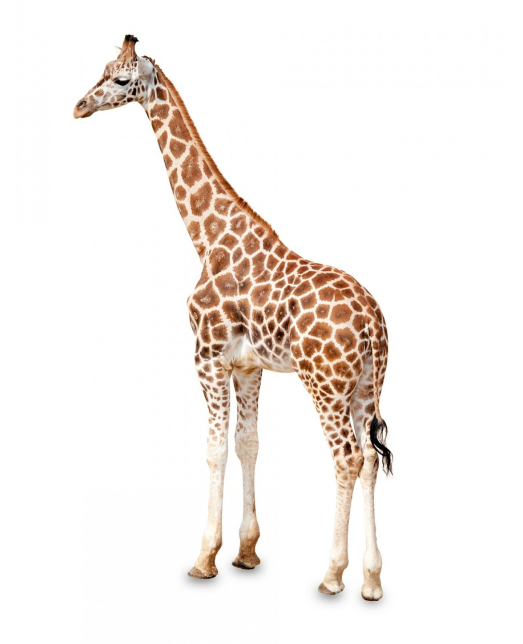
#> input picture files/jirafa.png, 1046 x 1288 px, found by its file name (shown at 1/2 size)
$ python 17-manipulacion-y-procesamiento-de-imagenes.py
#> lines starting #> are read from the running program, lines starting #| are printed output that depends on the picture; after the words box and inside, x2 and y2 are one past the last pixel; in counts of white or black regions, pixels touching at a corner belong together
from PIL import Image, ImageFilter
import cv2
import time


imagen_jirafa = Image.open("/Users/angelisco1/Pronoide/mis-cursos/curso-ibertech-automatizacion-python/curso-automatizacion-python-ibertech/files/jirafa.png")
#> imagen_jirafa is the input picture: PIL image 1046x1288 RGBA; mean R, G, B, A 244.8, 239, 234.9, 255
# imagen_jirafa.show()

# 500, 310

jirafa_recortada = imagen_jirafa.crop((0, 0, 500, 310))
# jirafa_recortada.show()

tamaño_jirafa_recortada = jirafa_recortada.size
#> tamaño_jirafa_recortada = (500, 310)
print(tamaño_jirafa_recortada)
#| (500, 310)

jirafa_recortada_mitad = jirafa_recortada.resize((int(tamaño_jirafa_recortada[0]/2), int(tamaño_jirafa_recortada[1]/2)))
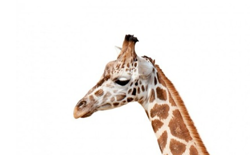
#> jirafa_recortada_mitad: PIL image 250x155 RGBA; mean R, G, B, A 242, 236.1, 232.1, 255
# jirafa_recortada_mitad.show()


jirafa_espejo = jirafa_recortada_mitad.transpose(Image.FLIP_LEFT_RIGHT)
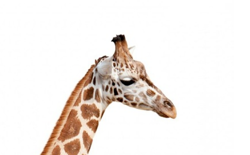
#> jirafa_espejo: PIL image 250x155 RGBA; mean R, G, B, A 242, 236.1, 232.1, 255
# jirafa_espejo.show()

# jirafa_espejo.convert("L").show()


imagen_jirafa = Image.open("/Users/angelisco1/Pronoide/mis-cursos/curso-ibertech-automatizacion-python/curso-automatizacion-python-ibertech/files/jirafa.png").resize((int(imagen_jirafa.size[0]/2), int(imagen_jirafa.size[1]/2)))
#> imagen_jirafa: PIL image 523x644 RGBA
# imagen_jirafa.show()

imagen_contorneada = imagen_jirafa.filter(ImageFilter.CONTOUR)
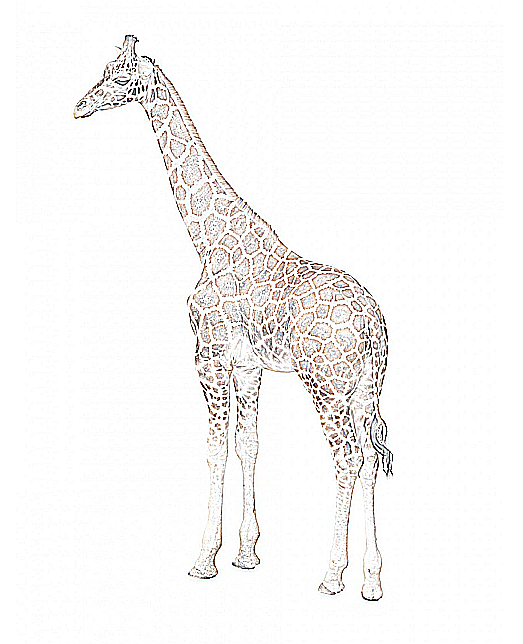
#> imagen_contorneada: PIL image 523x644 RGBA; mean R, G, B, A 248.1, 246.8, 246, 255
# imagen_contorneada.show()

# Aplicar filtro de nitidez
imagen_nitidez = imagen_jirafa.filter(ImageFilter.SHARPEN)
# imagen_nitidez.show()

# Aplicar filtro de desenfoque
imagen_desenfocada = imagen_jirafa.filter(ImageFilter.BLUR)
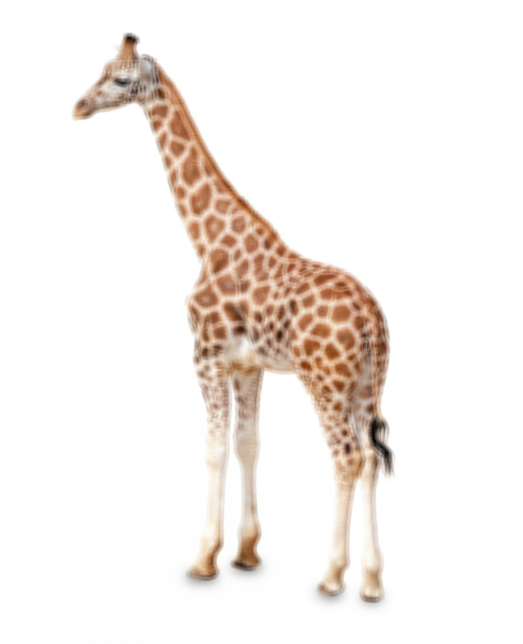
#> imagen_desenfocada: PIL image 523x644 RGBA; mean R, G, B, A 244.9, 239.1, 235, 255
# imagen_desenfocada.show()


imagen_jirafa = cv2.imread("/Users/angelisco1/Pronoide/mis-cursos/curso-ibertech-automatizacion-python/curso-automatizacion-python-ibertech/files/jirafa.png")
#> imagen_jirafa: shape (1288, 1046, 3)

# cv2.imshow("Jirafa normal", imagen_jirafa)
# cv2.waitKey(0)

bordes_jirafa = cv2.Canny(imagen_jirafa, 100, 200)
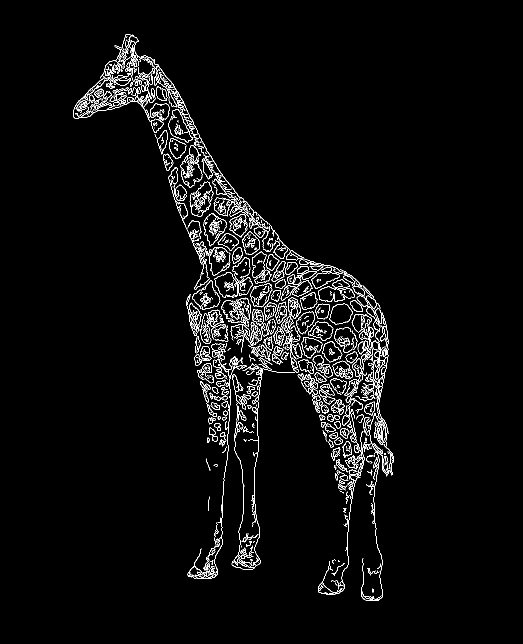
#> bordes_jirafa: shape (1288, 1046) (shown at 1/2 size); 3% white in thin lines or dots, all inside (x1, y1, x2, y2) = (146, 69, 787, 1202)
# cv2.imshow("Jirafa bordes", bordes_jirafa)
# cv2.waitKey(0)

jirafa_desenfocada_cv1 = cv2.GaussianBlur(imagen_jirafa, (13, 13), 0)
# cv2.imshow('Jirafa Desenfoque 5x5 - OpenCV', jirafa_desenfocada_cv1)
# cv2.waitKey(0)

jirafa_desenfocada_cv2 = cv2.GaussianBlur(imagen_jirafa, (3, 3), 0)
# cv2.imshow('Jirafa Desenfoque 2x2 - OpenCV', jirafa_desenfocada_cv2)
# cv2.waitKey(0)
# cv2.destroyAllWindows()

cv2.imshow('Original Jirafa - OpenCV' , imagen_jirafa)
cv2.waitKey(0)


kernel_cv = cv2.getStructuringElement(cv2.MORPH_RECT, (2, 2))

erosion_cv = cv2.erode(imagen_jirafa, kernel_cv, iterations=1)
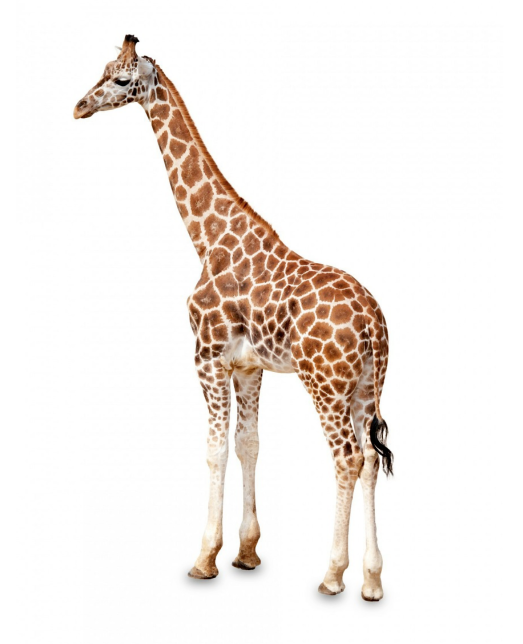
#> erosion_cv: shape (1288, 1046, 3) (shown at 1/2 size); mean B, G, R 232.7, 236.9, 243
# cv2.imshow('Erosión Jirafa - OpenCV' , erosion_cv)
# cv2.waitKey(0)

dilatacion_cv = cv2.dilate(imagen_jirafa, kernel_cv, iterations=1)
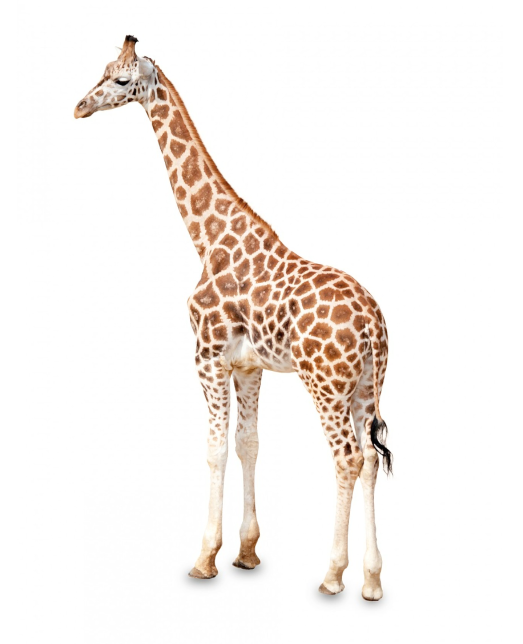
#> dilatacion_cv: shape (1288, 1046, 3) (shown at 1/2 size); mean B, G, R 237.1, 241, 246.5
cv2.imshow('Dilatación Jirafa - OpenCV', dilatacion_cv)
cv2.waitKey(0)
cv2.destroyAllWindows()

$ run again, with files/DianaVisualok.png copied over files/jirafa.png
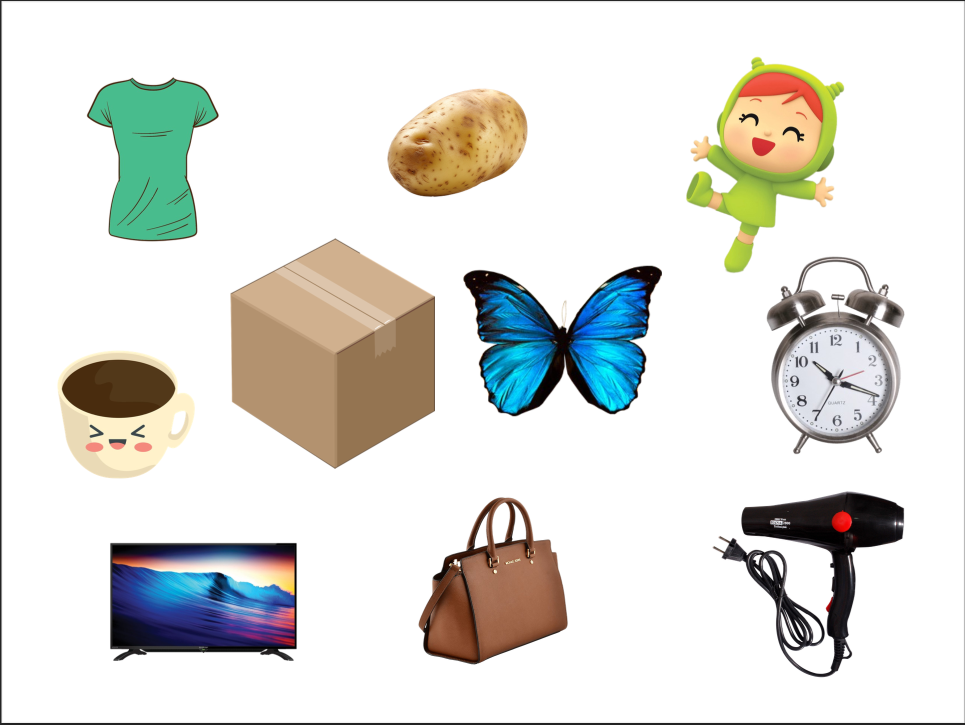
#> input picture files/DianaVisualok.png, 1930 x 1450 px, found by its file name (shown at 1/2 size)
#> imagen_jirafa is the input picture: PIL image 1930x1450 RGBA; mean R, G, B, A 221.9, 222.3, 217.7, 255
#| (500, 310)
#> `bordes_jirafa = cv2.Canny(imagen_jirafa, 100, 200)`:
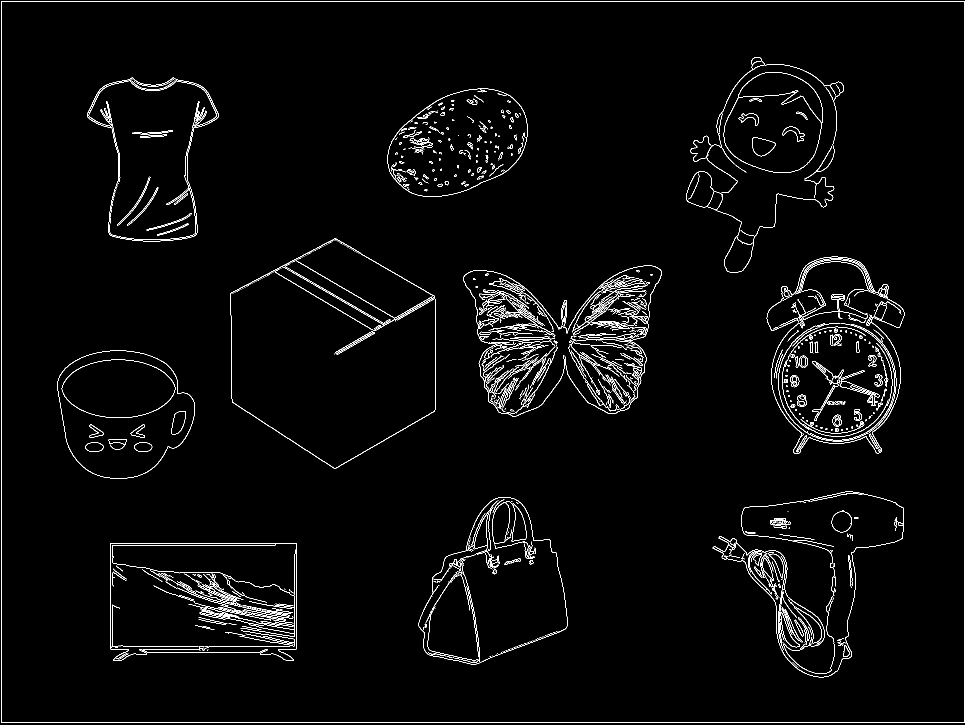
#> bordes_jirafa: shape (1450, 1930) (shown at 1/2 size); 2.4% white in thin lines or dots
#> `dilatacion_cv = cv2.dilate(imagen_jirafa, kernel_cv, iterations=1)`:
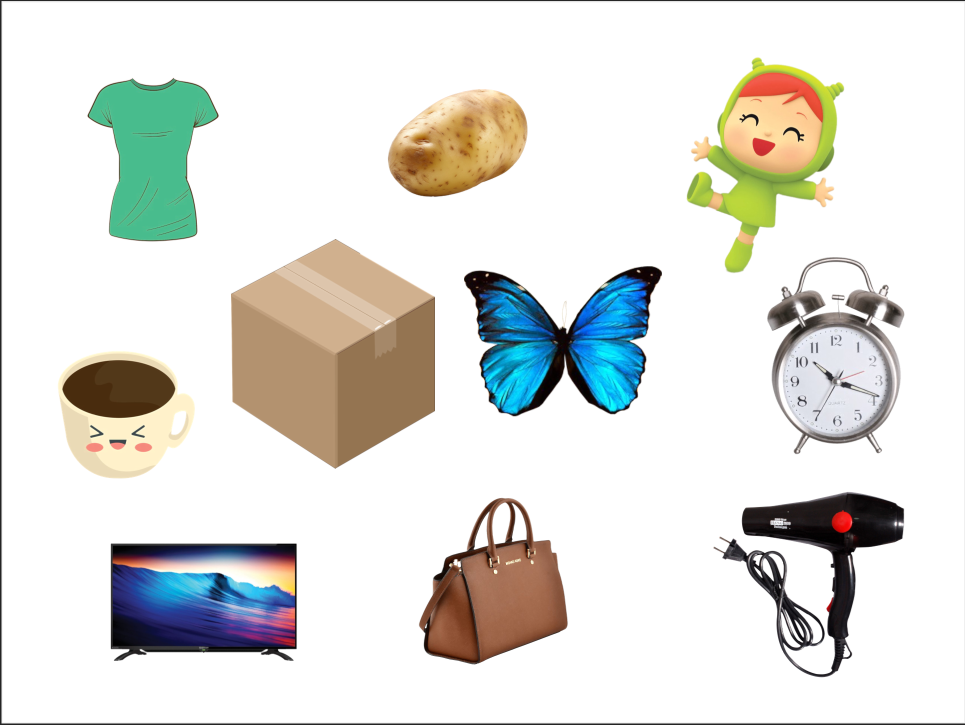
#> dilatacion_cv: shape (1450, 1930, 3) (shown at 1/2 size); mean B, G, R 219.6, 224, 223.6
